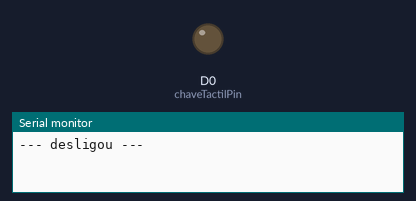
Recording of a sketch running on a simulated ESP8266 (NodeMCU). Shown: output pins drawn as LEDs (lit = HIGH), the last lines printed to the serial monitor.

Above: at 1.5 s.
At 4.5 s:
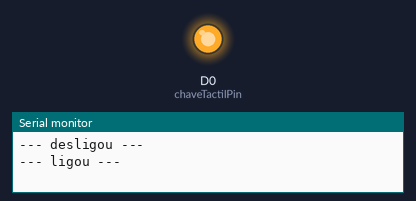
Timing chart, 0 to 7.8 s (numbered marks = the images above):
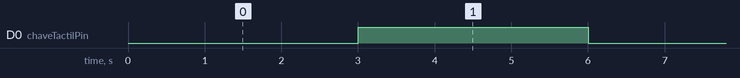

Measured:
- by itself, D0 (chaveTactilPin): alternates HIGH for 3.0 s and LOW for 3.0 s

The sketch:

CFTransistorNPN.ino
```cpp
/**************************
    www.usinainfo.com.br
 **************************/
//Nodemcu ES8266 ESP32 = DO/GPIO16


const int chaveTactilPin = D0 ;

void setup() {
  Serial.begin(9600);
  pinMode(chaveTactilPin, OUTPUT);
}

void loop() {
    Serial.println("--- desligou ---");

    digitalWrite(chaveTactilPin, LOW);
    delay(3000);

    Serial.println("--- ligou ---");

    digitalWrite(chaveTactilPin, HIGH);
    delay(3000);
}
```
